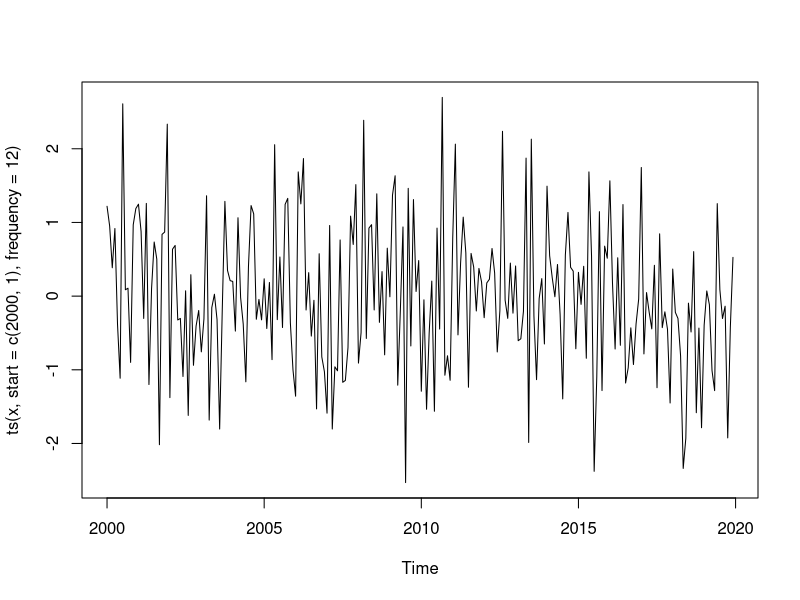
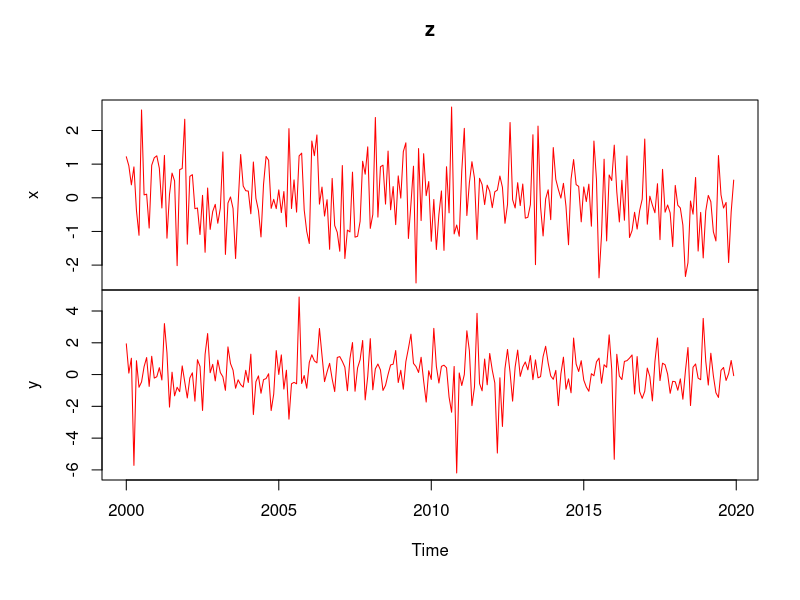
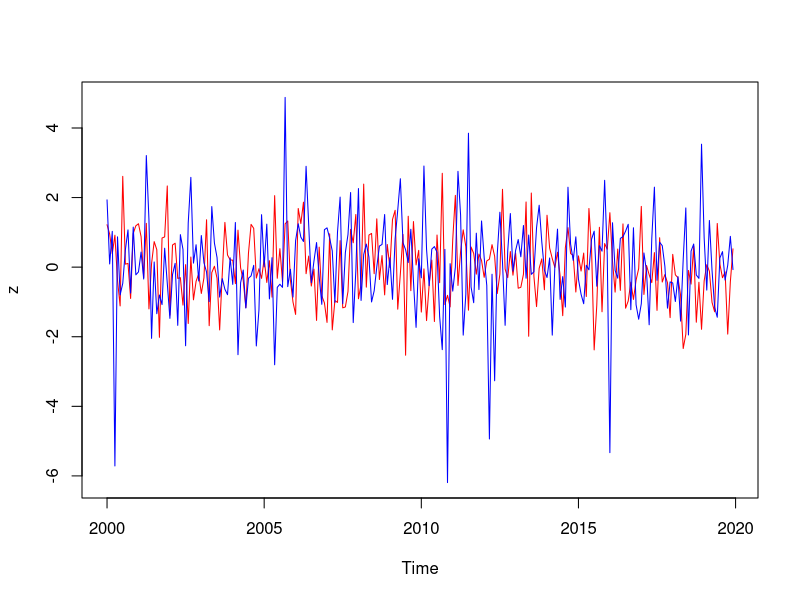
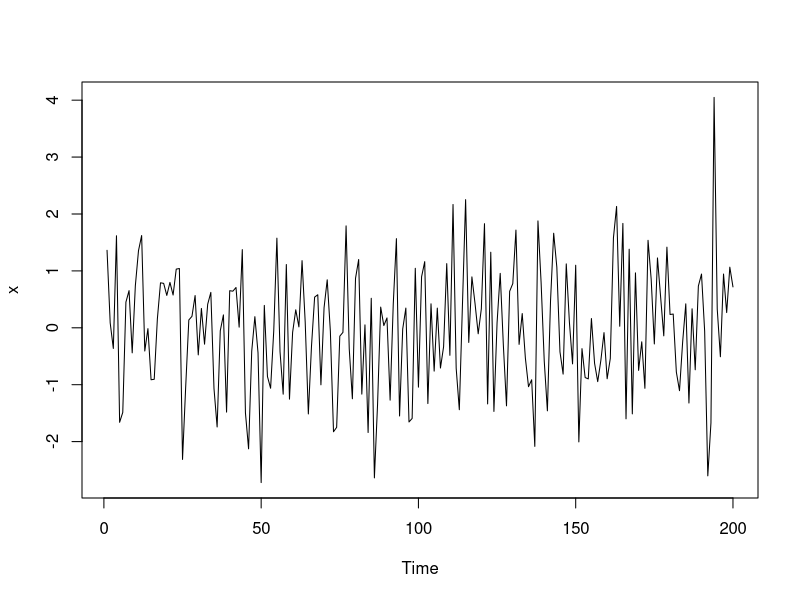
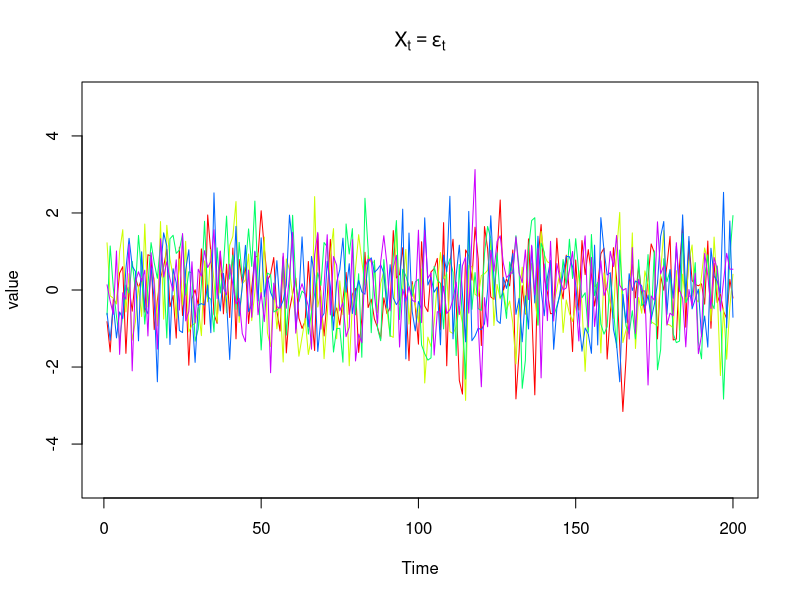
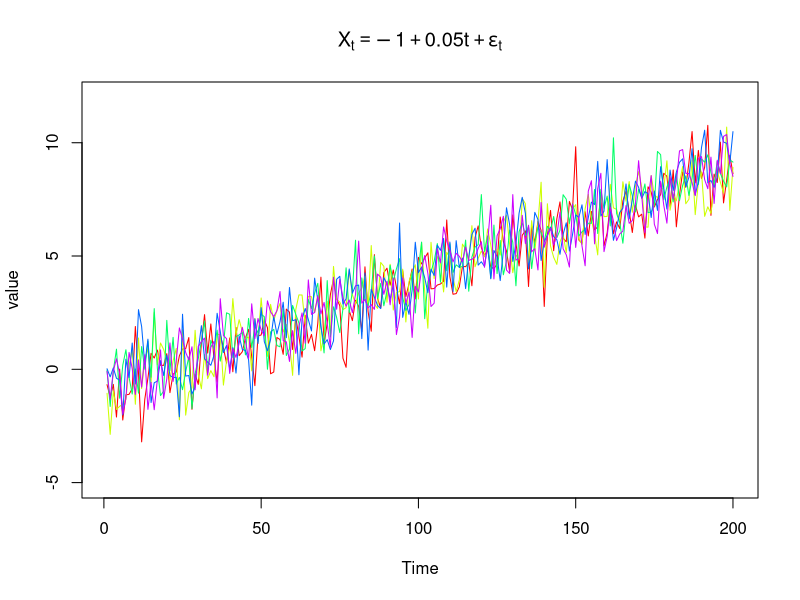
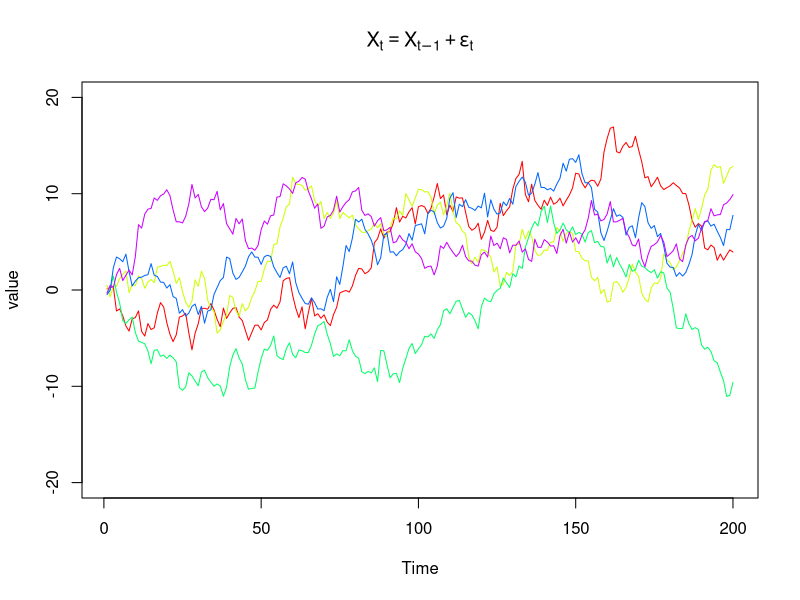
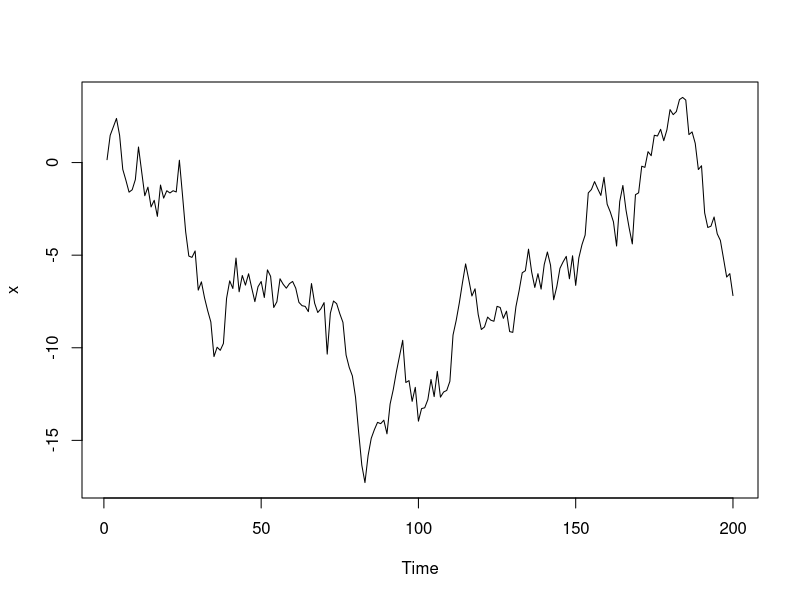

Source code (R) for these figures, in order:
### 第12回 練習問題解答例

## 基本的なplotの使い方
x <- rnorm(240) # 正規分布のホワイトノイズ
plot(ts(x, start=c(2000,1), frequency=12)) # 2000年からの毎月のデータを想定
## 複数の系列を表示する場合
y <- rt(240,df=4) # t-分布のホワイトノイズ
z <- ts(data.frame(x,y),
        start=c(2000,1), frequency=12) 
plot(z, col=c("red","blue"))
plot(z, plot.type="single", col=c("red","blue"))

### 練習1
### 基本的な時系列モデル

Tmax <- 200 # 時系列の長さ t=1,..,Tmax
K <- 5 # 生成する時系列の数
myCol <- rainbow(K) # 系列ごとに色分けして表示する

## set.seed(123) # 必要なら乱数のシードを指定する
## ホワイトノイズの生成と図示
x <- ts(rnorm(Tmax))
plot(x)
## x <- ts(rt(n, df=4)) # 正規分布ではなく，例えば自由度4のt分布の場合

## 複数の系列を表示
plot(x=ts(1:Tmax),
     ylim=c(-5,5), ylab="value", # yの範囲は適宜調整すること
     main=expression(X[t] == epsilon[t]), # 数式で表示
     type="n") # 枠だけ作図
for(i in 1:K) {
  x <- ts(rnorm(Tmax))
  lines(x, col=myCol[i])
}

### トレンドのあるホワイトノイズ
plot(x=ts(1:Tmax),
     ylim=c(-5,12), ylab="value",
     main=expression(X[t] == -1 + 0.05 * t + epsilon[t]),
     type="n")
for(i in 1:K) {
  x <- ts(rnorm(Tmax) -1 + 0.05*(1:Tmax))
  lines(x, col=myCol[i])
}

### ランダムウォーク
plot(x=ts(1:Tmax),
     ylim=c(-20,20), ylab="value",
     main=expression(X[t] == X[t-1] + epsilon[t]),
     type="n")
for(i in 1:K) {
  x <- ts(cumsum(rnorm(Tmax))) # 逐次的に加算する関数
  lines(x, col=myCol[i])
}
## recursiveに計算してもよい
x <- ts(rnorm(Tmax)) # はじめは epslion が入っている
for(t in 2:Tmax) {
  x[t] <- x[t-1] + x[t] # 順に足し合わせていく
}
plot(x)
## 書き方はいろいろあるので考えてみて下さい

### 練習2
### より一般の時系列モデル

## 設定は前の練習問題と同じ
Tmax <- 200 # 時系列の長さ t=1,..,Tmax
K <- 5 # 生成する時系列の数
myCol <- rainbow(K) # 系列ごとに色分けして表示する
## 書き方は以下に示したもの以外にもいろいろあるので考えてみて下さい

### AR(2)モデルのシミュレーション
a <- c(0.67, 0.26) # ARの係数
plot(x=ts(1:Tmax),
     ylim=c(-5,5), ylab="value",
     main="AR(2)",
     type="n")
for(i in 1:K) {
  epsilon <- rnorm(Tmax) # epsilonを生成
  x <- ts(double(Tmax))  # 変数を用意
  x[1:2] <- epsilon[1:2] # 初期値は(epsilon1, epsilon2)
  for(t in 3:Tmax) x[t] <- a %*% x[t-1:2] + epsilon[t]
  lines(x, col=myCol[i])
}
## %*% はベクトルの内積を計算する

### MA(2)モデルのシミュレーション
b <- c(0.44, 0.08) # MAの係数
plot(x=ts(1:Tmax),
     ylim=c(-5,5), ylab="value",
     main="MA(2)",
     type="n")
for(i in 1:K) {
  epsilon <- rnorm(Tmax)
  x <- ts(double(Tmax))
  x[1:2] <- epsilon[1:2]   
  for(t in 3:Tmax) x[t] <- b %*% epsilon[t-1:2] + epsilon[t]
  lines(x, col=myCol[i])
}

### ARMA(2,1)モデルのシミュレーション
a <- c(0.8, -0.64) # ARの係数
b <- -0.5          # MAの係数
plot(x=ts(1:Tmax),
     ylim=c(-5,5), ylab="value",
     main="ARMA(2,1)",
     type="n")
for(i in 1:K) {
  epsilon <- rnorm(Tmax)
  x <- ts(double(Tmax))
  x[1:2] <- epsilon[1:2]
  for(t in 3:Tmax) x[t] <- a %*% x[t-1:2] + b %*% epsilon[t-1] + epsilon[t]
  lines(x, col=myCol[i])
}
## bは1次元なので b*epsilon でも可

## 関数 filter や arima.sim などを利用することもできる

### 練習3
### 自己相関

## 前の練習問題と設定を変えている
Tmax <- 300 # 時系列の長さ (長いほど推定精度はよい)
K <- 4 # 生成する時系列の数 (4つを並べて比較する)
myCol <- rainbow(K) # 系列ごとに色分けして表示する

### AR(2)モデルの自己相関
par(mfrow=c(2,2)) # グラフを2x2(行方向の順)に並べる
a <- c(0.67, 0.26) # ARの係数
for(i in 1:K) {
  epsilon <- rnorm(Tmax) 
  x <- ts(double(Tmax))  
  x[1:2] <- epsilon[1:2] 
  for(t in 3:Tmax) x[t] <- a %*% x[t-1:2] + epsilon[t]
  acf(x, col=myCol[i])
}

### MA(2)モデルの自己相関
par(mfrow=c(2,2))
b <- c(0.44, 0.08) # MAの係数
for(i in 1:K) {
  epsilon <- rnorm(Tmax)
  x <- ts(double(Tmax))
  x[1:2] <- epsilon[1:2]   
  for(t in 3:Tmax) x[t] <- b %*% epsilon[t-1:2] + epsilon[t]
  acf(x, col=myCol[i])
}

### ARMA(2,1)モデルの自己相関
par(mfrow=c(2,2))
a <- c(0.8, -0.64) # ARの係数
b <- -0.5          # MAの係数
for(i in 1:K) {
  epsilon <- rnorm(Tmax)
  x <- ts(double(Tmax))
  x[1:2] <- epsilon[1:2]
  for(t in 3:Tmax) x[t] <- a %*% x[t-1:2] + b %*% epsilon[t-1] + epsilon[t]
  acf(x, col=myCol[i])
}
